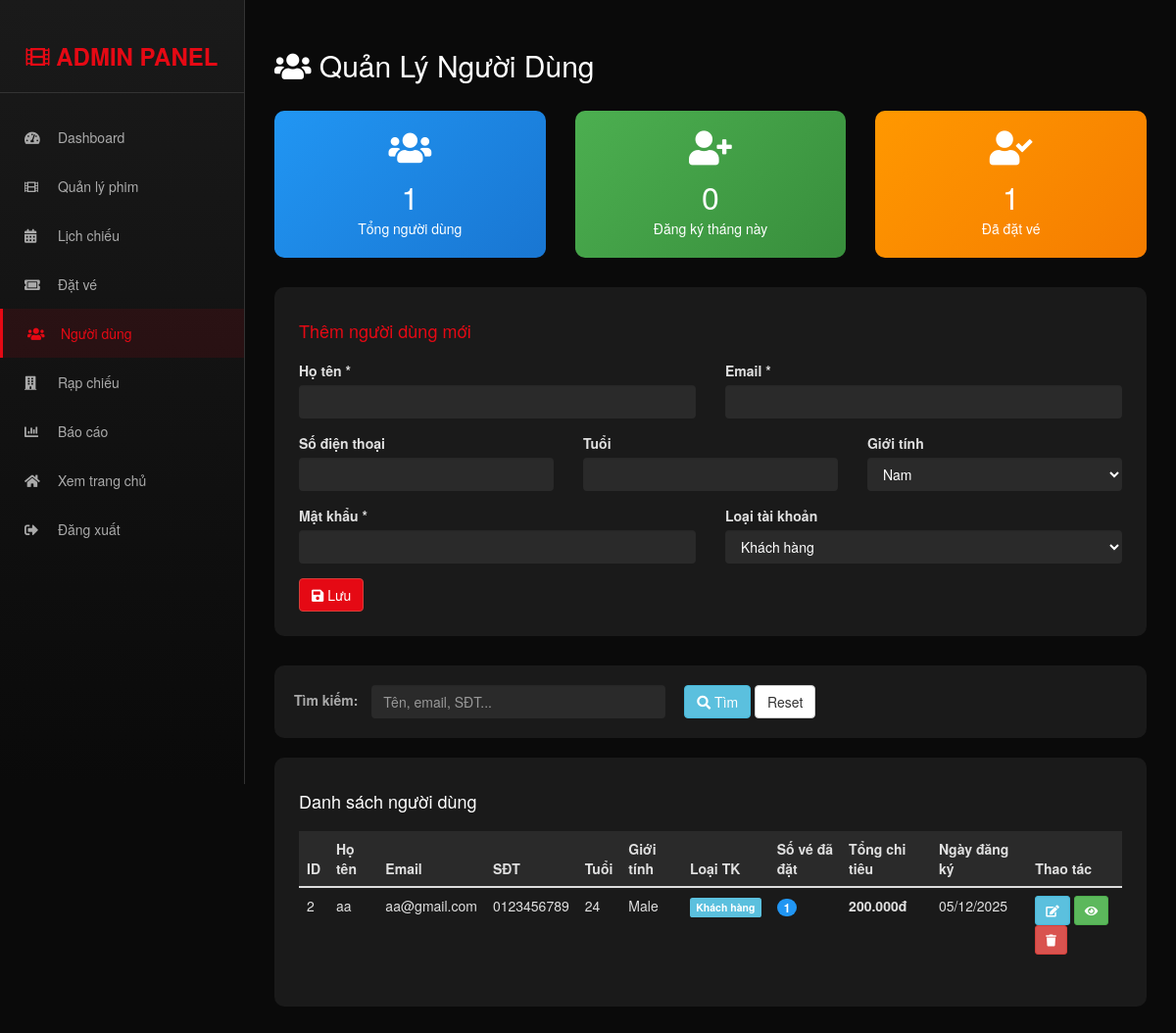
The page /admin/manage_users.php (signed in) on the database as committed earlier.
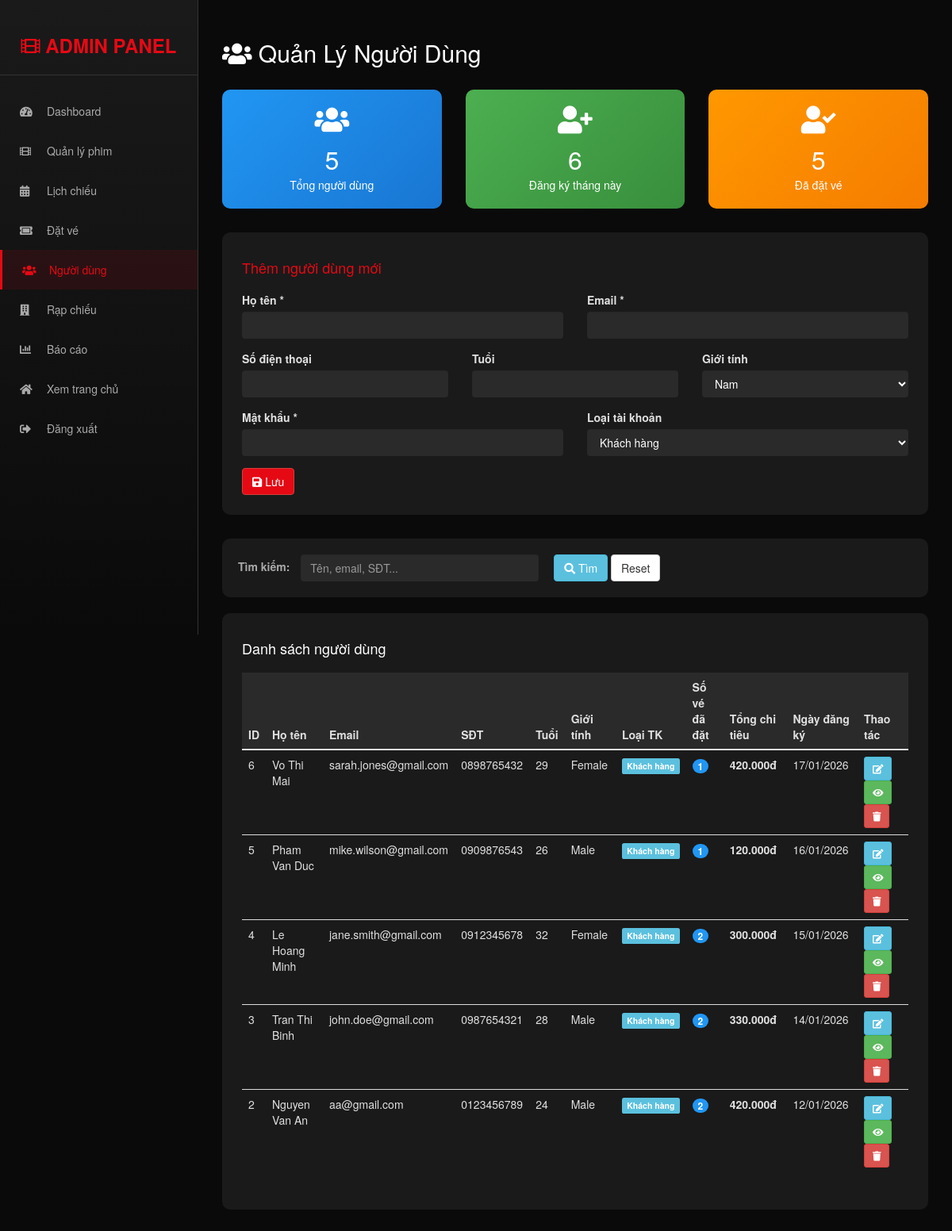
The same page on the database as committed later.
### tables this page shows
CREATE TABLE IF NOT EXISTS `tbl_registration` (
  `user_id` int(11) NOT NULL AUTO_INCREMENT,
  `name` varchar(100) NOT NULL,
  `email` varchar(100) NOT NULL,
  `phone` varchar(20) DEFAULT NULL,
  `age` int(11) DEFAULT NULL,
  `gender` enum('Male','Female','Other') DEFAULT 'Male',
  `created_at` timestamp NOT NULL DEFAULT current_timestamp(),
  PRIMARY KEY (`user_id`),
  UNIQUE KEY `email` (`email`)
);

### admin/manage_users.php (the view, shortened to what this page needs)
<?php
$edit_user = null;
?>
<!DOCTYPE html>
<html lang="vi">
<head>
    <link rel="stylesheet" href="https://maxcdn.bootstrapcdn.com/bootstrap/3.4.1/css/bootstrap.min.css">
    <link rel="stylesheet" href="https://cdnjs.cloudflare.com/ajax/libs/font-awesome/5.15.4/css/all.min.css">
</head>
<body style="background: #0a0a0a; color: #e0e0e0;">
    <?php include('admin_sidebar.php'); ?>
    <div class="main-content" style="margin-left: 250px; padding: 30px;">
        <h2 style="color: #fff; margin-bottom: 30px;">
            <i class="fas fa-users"></i> Quản Lý Người Dùng
        </h2>
        <div class="row" style="margin-bottom: 30px;">
            <?php
            $total_users = mysqli_fetch_array(mysqli_query($con, "SELECT COUNT(*) as total FROM tbl_registration WHERE user_id != 1"))['total'];
            $new_this_month = mysqli_fetch_array(mysqli_query($con, "SELECT COUNT(*) as total FROM tbl_registration WHERE MONTH(created_at) = MONTH(CURDATE()) AND YEAR(created_at) = YEAR(CURDATE())"))['total'];
            $active_users = mysqli_fetch_array(mysqli_query($con, "SELECT COUNT(DISTINCT user_id) as total FROM tbl_bookings WHERE status='confirmed'"))['total'];
            ?>
            <div class="col-md-4">
                <div style="background: linear-gradient(135deg, #2196F3, #1976D2); padding: 20px; border-radius: 10px; text-align: center;">
                    <i class="fas fa-users" style="font-size: 35px; color: #fff; margin-bottom: 10px;"></i>
                    <h3 style="color: #fff; margin: 5px 0; font-size: 32px;"><?php echo $total_users; ?></h3>
                    <p style="color: #fff; margin: 0;">Tổng người dùng</p>
                </div>
            </div>
            <div class="col-md-4">
                <div style="background: linear-gradient(135deg, #4CAF50, #388E3C); padding: 20px; border-radius: 10px; text-align: center;">
                    <i class="fas fa-user-plus" style="font-size: 35px; color: #fff; margin-bottom: 10px;"></i>
                    <h3 style="color: #fff; margin: 5px 0; font-size: 32px;"><?php echo $new_this_month; ?></h3>
                    <p style="color: #fff; margin: 0;">Đăng ký tháng này</p>
                </div>
            </div>
            <div class="col-md-4">
                <div style="background: linear-gradient(135deg, #FF9800, #F57C00); padding: 20px; border-radius: 10px; text-align: center;">
                    <i class="fas fa-user-check" style="font-size: 35px; color: #fff; margin-bottom: 10px;"></i>
                    <h3 style="color: #fff; margin: 5px 0; font-size: 32px;"><?php echo $active_users; ?></h3>
                    <p style="color: #fff; margin: 0;">Đã đặt vé</p>
                </div>
            </div>
        </div>
        <div style="background: #1a1a1a; padding: 25px; border-radius: 10px; margin-bottom: 30px;">
            <h4 style="color: #e50914; margin-bottom: 20px;">
                <?php echo $edit_user ? 'Sửa người dùng' : 'Thêm người dùng mới'; ?>
            </h4>
            <form method="POST" action="">
                <div class="row">
                    <div class="col-md-6">
                        <div class="form-group">
                            <label>Họ tên *</label>
                            <input type="text" name="name" class="form-control" value="<?php echo $edit_user ? htmlspecialchars($edit_user['name']) : ''; ?>" required style="background: #2a2a2a; color: #fff; border: none;">
                        </div>
                    </div>
                    <div class="col-md-6">
                        <div class="form-group">
                            <label>Email *</label>
                            <input type="email" name="email" class="form-control" value="<?php echo $edit_user ? htmlspecialchars($edit_user['email']) : ''; ?>" required style="background: #2a2a2a; color: #fff; border: none;">
                        </div>
                    </div>
                </div>
                <div class="row">
                    <div class="col-md-4">
                        <div class="form-group">
                            <label>Số điện thoại</label>
                            <input type="text" name="phone" class="form-control" value="<?php echo $edit_user ? htmlspecialchars($edit_user['phone']) : ''; ?>" style="background: #2a2a2a; color: #fff; border: none;">
                        </div>
                    </div>
                    <div class="col-md-4">
                        <div class="form-group">
                            <label>Tuổi</label>
                            <input type="number" name="age" class="form-control" value="<?php echo $edit_user ? $edit_user['age'] : ''; ?>" style="background: #2a2a2a; color: #fff; border: none;">
                        </div>
                    </div>
                    <div class="col-md-4">
                        <div class="form-group">
                            <label>Giới tính</label>
                            <select name="gender" class="form-control" style="background: #2a2a2a; color: #fff; border: none;">
                                <option value="Male" <?php echo ($edit_user && $edit_user['gender']=='Male') ? 'selected' : ''; ?>>Nam</option>
                            </select>
                        </div>
                    </div>
                </div>
                <div class="row">
                    <div class="col-md-6">
                        <div class="form-group">
                            <label>Mật khẩu <?php echo $edit_user ? '(Để trống nếu không đổi)' : '*'; ?></label>
                            <input type="password" name="password" class="form-control" <?php echo !$edit_user ? 'required' : ''; ?> style="background: #2a2a2a; color: #fff; border: none;">
                        </div>
                    </div>
                    <div class="col-md-6">
                        <div class="form-group">
                            <label>Loại tài khoản</label>
                            <select name="user_type" class="form-control" style="background: #2a2a2a; color: #fff; border: none;">
                                <option value="2" <?php echo ($edit_user && $edit_user['user_type']==2) ? 'selected' : ''; ?>>Khách hàng</option>
                            </select>
                        </div>
                    </div>
                </div>
                <button type="submit" name="submit" class="btn btn-danger" style="background: #e50914;">
                    <i class="fas fa-save"></i> Lưu
                </button>
            </form>
        </div>
        <div style="background: #1a1a1a; padding: 20px; border-radius: 10px; margin-bottom: 20px;">
            <form method="GET" class="form-inline">
                <div class="form-group" style="margin-right: 15px;">
                    <label style="color: #aaa; margin-right: 10px;">Tìm kiếm:</label>
                    <input type="text" name="search" class="form-control" value="<?php echo $_GET['search'] ?? ''; ?>" placeholder="Tên, email, SĐT..." style="background: #2a2a2a; color: #fff; border: none; width: 300px;">
                </div>
                <button type="submit" class="btn btn-info">
                    <i class="fas fa-search"></i> Tìm
                </button>
                <a href="manage_users.php" class="btn btn-default">Reset</a>
            </form>
        </div>
        <div style="background: #1a1a1a; padding: 25px; border-radius: 10px;">
            <h4 style="color: #fff; margin-bottom: 20px;">Danh sách người dùng</h4>
            <div style="overflow-x: auto;">
                <table class="table table-hover" style="color: #e0e0e0;">
                    <thead style="background: #2a2a2a;">
                        <tr>
                            <th>ID</th>
                            <th>Họ tên</th>
                            <th>Email</th>
                            <th>SĐT</th>
                            <th>Tuổi</th>
                            <th>Giới tính</th>
                            <th>Loại TK</th>
                            <th>Số vé đã đặt</th>
                            <th>Tổng chi tiêu</th>
                            <th>Ngày đăng ký</th>
                            <th>Thao tác</th>
                        </tr>
                    </thead>
                    <tbody>
                        <?php
                        $where = "WHERE r.user_id != 1";
                        $qry = mysqli_query($con, "
                            SELECT r.*, l.user_type,
                                   COUNT(b.booking_id) as total_bookings,
                                   COALESCE(SUM(CASE WHEN b.status='confirmed' THEN b.total_amount ELSE 0 END), 0) as total_spent
                            FROM tbl_registration r
                            LEFT JOIN tbl_login l ON r.user_id = l.user_id
                            LEFT JOIN tbl_bookings b ON r.user_id = b.user_id
                            $where
                            GROUP BY r.user_id
                            ORDER BY r.user_id DESC
                        ");
                        if(mysqli_num_rows($qry) > 0) {
                            while($row = mysqli_fetch_array($qry)) {
                                $type_text = $row['user_type'] == 0 ? 'Admin' : ($row['user_type'] == 1 ? 'Nhân viên' : 'Khách hàng');
                                $type_class = $row['user_type'] == 0 ? 'danger' : ($row['user_type'] == 1 ? 'warning' : 'info');
                        ?>
                        <tr>
                            <td><?php echo $row['user_id']; ?></td>
                            <td><?php echo htmlspecialchars($row['name']); ?></td>
                            <td><?php echo htmlspecialchars($row['email']); ?></td>
                            <td><?php echo htmlspecialchars($row['phone']); ?></td>
                            <td><?php echo $row['age']; ?></td>
                            <td><?php echo $row['gender']; ?></td>
                            <td><span class="label label-<?php echo $type_class; ?>"><?php echo $type_text; ?></span></td>
                            <td><span class="badge" style="background: #2196F3;"><?php echo $row['total_bookings']; ?></span></td>
                            <td><strong><?php echo number_format($row['total_spent'], 0, ',', '.'); ?>đ</strong></td>
                            <td><?php echo date('d/m/Y', strtotime($row['created_at'])); ?></td>
                            <td>
                                <a href="?edit=<?php echo $row['user_id']; ?>" class="btn btn-sm btn-info" title="Sửa">
                                    <i class="fas fa-edit"></i>
                                </a>
                                <a href="user_details.php?id=<?php echo $row['user_id']; ?>" class="btn btn-sm btn-success" title="Chi tiết">
                                    <i class="fas fa-eye"></i>
                                </a>
                                <a href="?delete=<?php echo $row['user_id']; ?>" class="btn btn-sm btn-danger" onclick="return confirm('Xác nhận xóa người dùng này?')" title="Xóa">
                                    <i class="fas fa-trash"></i>
                                </a>
                            </td>
                        </tr>
                        <?php
                            }
                        } else {
                            echo '<tr><td colspan="11" style="text-align: center; color: #777;">Không tìm thấy người dùng nào</td></tr>';
                        }
                        ?>
                    </tbody>
                </table>
            </div>
        </div>
    </div>
</body>
</html>

### admin/admin_sidebar.php (shortened to what this page needs)
<div class="sidebar">
    <div class="sidebar-brand">
        <i class="fas fa-film"></i> ADMIN PANEL
    </div>
    <ul class="sidebar-menu">
        <li><a href="index.php"><i class="fas fa-tachometer-alt"></i> Dashboard</a></li>
        <li><a href="manage_movies.php"><i class="fas fa-film"></i> Quản lý phim</a></li>
        <li><a href="manage_screenings.php"><i class="fas fa-calendar-alt"></i> Lịch chiếu</a></li>
        <li><a href="manage_bookings.php"><i class="fas fa-ticket-alt"></i> Đặt vé</a></li>
        <li><a href="manage_users.php"><i class="fas fa-users"></i> Người dùng</a></li>
        <li><a href="manage_theatres.php"><i class="fas fa-building"></i> Rạp chiếu</a></li>
        <li><a href="reports.php"><i class="fas fa-chart-bar"></i> Báo cáo</a></li>
        <li><a href="../index.php" target="_blank"><i class="fas fa-home"></i> Xem trang chủ</a></li>
        <li><a href="../logout.php"><i class="fas fa-sign-out-alt"></i> Đăng xuất</a></li>
    </ul>
</div>

### admin/admin_sidebar.php (style rules this page uses)
.sidebar { position: fixed; top: 0; left: 0; width: 250px; height: 100vh; background: linear-gradient(180deg, #1a1a1a 0%, #0a0a0a 100%); padding: 20px 0; border-right: 1px solid #333; z-index: 1000; }
.sidebar-brand { padding: 20px; text-align: center; color: #e50914; font-size: 24px; font-weight: bold; border-bottom: 1px solid #333; margin-bottom: 20px; }
.sidebar-menu { list-style: none; padding: 0; }
.sidebar-menu li a { display: block; padding: 15px 25px; color: #aaa; text-decoration: none; transition: all 0.3s; }
.sidebar-menu li a:hover, .sidebar-menu li a.active { background: rgba(229, 9, 20, 0.1); color: #e50914; border-left: 3px solid #e50914; }
.sidebar-menu li a i { margin-right: 10px; width: 20px; }

Rows that differ between the two databases and show on the page:
added tbl_registration: user_id "6", name "Vo Thi Mai", email "sarah.jones@gmail.com", phone "0898765432", age "29", gender "Female", type_text "Khách hàng", total_bookings "1", total_spent "420.000", created_at "17/01/2026"
added tbl_registration: user_id "5", name "Pham Van Duc", email "mike.wilson@gmail.com", phone "0909876543", age "26", gender "Male", type_text "Khách hàng", total_bookings "1", total_spent "120.000", created_at "16/01/2026"
added tbl_registration: user_id "4", name "Le Hoang Minh", email "jane.smith@gmail.com", phone "0912345678", age "32", gender "Female", type_text "Khách hàng", total_bookings "2", total_spent "300.000", created_at "15/01/2026"
added tbl_registration: user_id "3", name "Tran Thi Binh", email "john.doe@gmail.com", phone "0987654321", age "28", gender "Male", type_text "Khách hàng", total_bookings "2", total_spent "330.000", created_at "14/01/2026"
changed tbl_registration "aa@gmail.com": name "aa" → "Nguyen Van An"; total_bookings "1" → "2"; total_spent "200.000" → "420.000"; created_at "05/12/2025" → "12/01/2026"
Other text that changed with them:
$total_users: "1" → "5"
$new_this_month: "0" → "6"
$active_users: "1" → "5"
